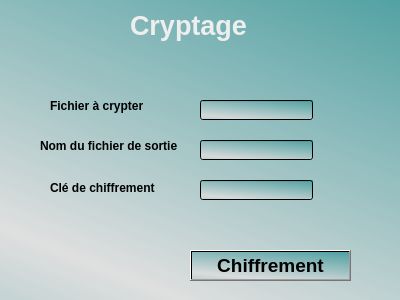
<?xml version="1.0" encoding="UTF-8"?>
<ui version="4.0">
 <class>Form</class>
 <widget class="QWidget" name="Form">
  <property name="geometry">
   <rect>
    <x>0</x>
    <y>0</y>
    <width>400</width>
    <height>300</height>
   </rect>
  </property>
  <property name="windowTitle">
   <string>Form</string>
  </property>
  <widget class="QWidget" name="widget" native="true">
   <property name="geometry">
    <rect>
     <x>0</x>
     <y>0</y>
     <width>401</width>
     <height>301</height>
    </rect>
   </property>
   <property name="styleSheet">
    <string notr="true">background:qlineargradient(spread:reflect, x1:1, y1:0, x2:0.46, y2:1, stop:0 rgba(75, 158, 160, 243), stop:1 rgba(220, 220, 220, 220))</string>
   </property>
   <widget class="QLabel" name="label">
    <property name="geometry">
     <rect>
      <x>130</x>
      <y>10</y>
      <width>131</width>
      <height>31</height>
     </rect>
    </property>
    <property name="font">
     <font>
      <pointsize>20</pointsize>
      <weight>75</weight>
      <bold>true</bold>
     </font>
    </property>
    <property name="styleSheet">
     <string notr="true">color:rgb(238, 238, 238);
background:none;

</string>
    </property>
    <property name="text">
     <string>Cryptage</string>
    </property>
   </widget>
   <widget class="QLabel" name="label_2">
    <property name="geometry">
     <rect>
      <x>50</x>
      <y>90</y>
      <width>101</width>
      <height>31</height>
     </rect>
    </property>
    <property name="font">
     <font>
      <weight>75</weight>
      <bold>true</bold>
     </font>
    </property>
    <property name="styleSheet">
     <string notr="true">background:none;</string>
    </property>
    <property name="text">
     <string>Fichier à crypter</string>
    </property>
   </widget>
   <widget class="QLabel" name="label_3">
    <property name="geometry">
     <rect>
      <x>40</x>
      <y>130</y>
      <width>141</width>
      <height>31</height>
     </rect>
    </property>
    <property name="font">
     <font>
      <weight>75</weight>
      <bold>true</bold>
     </font>
    </property>
    <property name="styleSheet">
     <string notr="true">background:none;</string>
    </property>
    <property name="text">
     <string>Nom du fichier de sortie</string>
    </property>
   </widget>
   <widget class="QLabel" name="label_4">
    <property name="geometry">
     <rect>
      <x>50</x>
      <y>180</y>
      <width>111</width>
      <height>16</height>
     </rect>
    </property>
    <property name="font">
     <font>
      <weight>75</weight>
      <bold>true</bold>
     </font>
    </property>
    <property name="styleSheet">
     <string notr="true">background:none;</string>
    </property>
    <property name="text">
     <string>Clé de chiffrement</string>
    </property>
   </widget>
   <widget class="QPushButton" name="pushButton">
    <property name="geometry">
     <rect>
      <x>190</x>
      <y>250</y>
      <width>161</width>
      <height>31</height>
     </rect>
    </property>
    <property name="font">
     <font>
      <pointsize>14</pointsize>
      <weight>75</weight>
      <bold>true</bold>
     </font>
    </property>
    <property name="text">
     <string>Chiffrement</string>
    </property>
   </widget>
   <widget class="QLineEdit" name="lineEdit">
    <property name="geometry">
     <rect>
      <x>200</x>
      <y>100</y>
      <width>113</width>
      <height>20</height>
     </rect>
    </property>
   </widget>
   <widget class="QLineEdit" name="lineEdit_2">
    <property name="geometry">
     <rect>
      <x>200</x>
      <y>140</y>
      <width>113</width>
      <height>20</height>
     </rect>
    </property>
   </widget>
   <widget class="QLineEdit" name="lineEdit_3">
    <property name="geometry">
     <rect>
      <x>200</x>
      <y>180</y>
      <width>113</width>
      <height>20</height>
     </rect>
    </property>
   </widget>
  </widget>
 </widget>
 <resources/>
 <connections/>
</ui>
